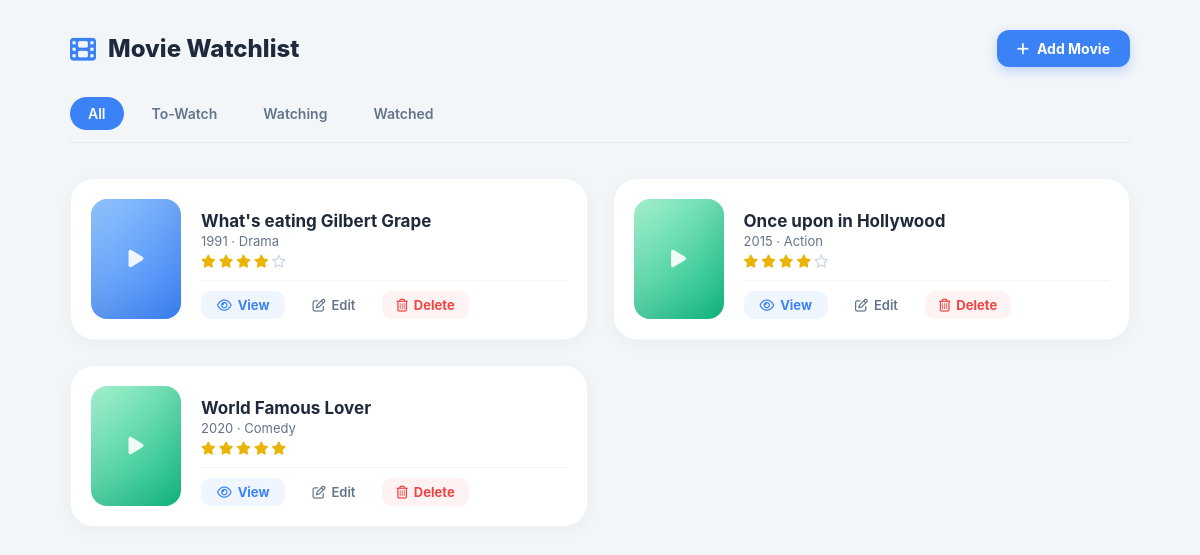
Before: /movies with the older database file.
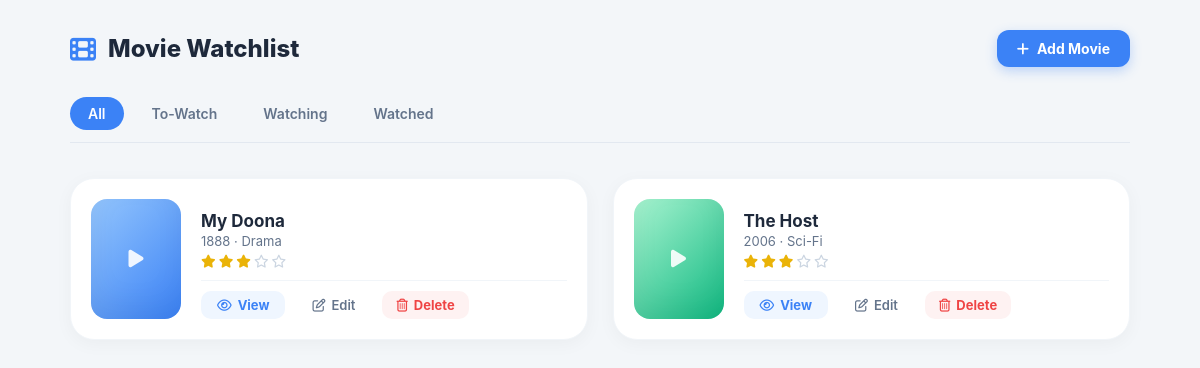
After: the same page with the newer database file.
### tables this page shows
CREATE TABLE movies (
            id INTEGER PRIMARY KEY AUTOINCREMENT,
            title TEXT NOT NULL,
            genre TEXT,
            release_year INTEGER,
            rating INTEGER,
            status TEXT NOT NULL,
            notes TEXT
        );

### endpoint/movies.py (the view)
@movies_bp.route('/movies', methods=['GET', 'POST'])
def index():
    movies = get_all_movies_service()
    return render_template('index.html', movies=movies)

### business_logic/movie_service.py (called while the page is built)
def get_all_movies_service():
    conn = get_db_connection()
    rows = conn.execute('SELECT * FROM movies').fetchall()
    conn.close()
    return [Movie.from_row(row) for row in rows]

### data_access/movie_repository.py (called while the page is built)
def get_db_connection():
    conn = sqlite3.connect(DATABASE)
    conn.row_factory = sqlite3.Row
    return conn

### models/movie.py (called while the page is built)
    def get_stars_display(self):
        if not self.rating:
            return "No Rating"
        return ""

    @classmethod
    def from_row(cls, row):
        if not row:
            return None
        data = dict(row)
        return cls(
            id=data.get('id'),
            title=data.get('title'),
            genre=data.get('genre'),
            release_year=data.get('release_year'),
            rating=data.get('rating'),
            status=data.get('status'),
            notes=data.get('notes')
        )

### templates/index.html (shortened to what this page needs)
<!DOCTYPE html>
<html lang="en">
<head>
    <link rel="stylesheet" href="https://cdnjs.cloudflare.com/ajax/libs/font-awesome/6.4.0/css/all.min.css">
    <link rel="stylesheet" href="{{ url_for('static', filename='css/style.css') }}">
</head>
<body class="bg-gray-light">
    <div class="container">
        <header class="watchlist-header">
            <div class="logo-area">
                <i class="fa-solid fa-film logo-icon"></i>
                <h1 class="main-title">Movie Watchlist</h1>
            </div>
            <a href="{{ url_for('movies.create') }}" class="add-movie-btn">
                <i class="fa-solid fa-plus"></i> Add Movie
            </a>
        </header>
        <div class="filter-tabs">
            <button class="tab-btn active" data-filter="all">All</button>
            <button class="tab-btn" data-filter="to-watch">To-Watch</button>
            <button class="tab-btn" data-filter="watching">Watching</button>
            <button class="tab-btn" data-filter="watched">Watched</button>
        </div>
        <div class="movies-grid">
            {% if movies %}
                {% for movie in movies %}
                    <div class="movie-item-card" data-status="{{ movie.status | lower }}">
                        <div class="movie-poster-placeholder status-{{ movie.status | lower }}">
                            <i class="fa-solid fa-play play-icon"></i>
                        </div>
                        <div class="movie-card-details">
                            <h2 class="movie-item-title">{{ movie.title }}</h2>
                            <p class="movie-item-meta">{{ movie.release_year }} · {{ movie.genre }}</p>
                            <div class="movie-item-stars">
                                {% for i in range(1, 6) %}
                                    {% if i <= movie.rating %}
                                        <i class="fa-solid fa-star gold-star"></i>
                                    {% else %}
                                        <i class="fa-regular fa-star gray-star"></i>
                                    {% endif %}
                                {% endfor %}
                            </div>
                            <div class="card-action-links">
                                <a href="{{ url_for('movies.view_movie', movie_id=movie.id) }}" class="btn-action-view">
                                    <i class="fa-regular fa-eye"></i> View
                                </a>
                                <a href="#" class="btn-action-edit">
                                    <i class="fa-regular fa-pen-to-square"></i> Edit
                                </a>
                                <form action="{{ url_for('movies.delete', movie_id=movie.id) }}" method="POST" class="delete-form" onsubmit="return confirm('Are you sure want to delete this movie.');">
                                    <button type="submit" class="btn-action-delete">
                                        <i class="fa-regular fa-trash-can"></i> Delete
                                    </button>
                                </form>
                            </div>
                        </div>
                    </div>
                {% endfor %}
            {% else %}
                <div class="empty-watchlist">
                    <i class="fa-regular fa-folder-open empty-icon"></i>
                    <p class="empty-text">No movie found. Create a new movie.</p>
                </div>
            {% endif %}
        </div>
    </div>
</body>
</html>

### static/css/style.css (style rules this page uses)
body { background-color: #f3f6f9; margin: 0; font-family: 'Inter', system-ui, -apple-system, sans-serif; color: #1e293b; }
* { margin: 0; padding: 0; box-sizing: border-box; font-family: -apple-system, BlinkMacSystemFont, "Segoe UI", Roboto, "Helvetica Neue", Arial, sans-serif; }
* { margin: 0; padding: 0; box-sizing: border-box; font-family: -apple-system, BlinkMacSystemFont, "Segoe UI", Roboto, Helvetica, Arial, sans-serif; }
body.bg-gray-light { background-color: #f3f6f9; color: #333333; min-height: 100vh; }
.container { width: 100%; max-width: 1100px; margin: 0 auto; padding: 30px 20px; }
.watchlist-header { display: flex; justify-content: space-between; align-items: center; margin-bottom: 30px; }
.logo-area { display: flex; align-items: center; gap: 12px; }
.logo-icon { font-size: 26px; color: #3b82f6; }
.main-title { font-size: 24px; font-weight: 800; color: #1e293b; }
.add-movie-btn { background-color: #3b82f6; color: #ffffff; padding: 10px 20px; border-radius: 12px; display: inline-flex; align-items: center; gap: 8px; text-decoration: none; font-size: 14px; font-weight: 700; box-shadow: 0 4px 12px rgba(59, 130, 246, 0.3); transition: all 0.2s ease; }
.filter-tabs { display: flex; gap: 10px; margin-bottom: 35px; border-bottom: 1px solid #e2e8f0; padding-bottom: 12px; }
.tab-btn { background: none; border: none; padding: 8px 18px; font-size: 14px; font-weight: 600; color: #64748b; cursor: pointer; border-radius: 20px; transition: all 0.2s ease; }
.tab-btn.active { background-color: #3b82f6; color: #ffffff; }
.movies-grid { display: grid; grid-template-columns: repeat(auto-fill, minmax(480px, 1fr)); gap: 25px; }
.movie-item-card { background-color: #ffffff; border-radius: 24px; padding: 20px; display: flex; gap: 20px; box-shadow: 0 4px 18px rgba(0, 0, 0, 0.04); border: 1px solid #f1f5f9; transition: transform 0.2s ease, box-shadow 0.2s ease; }
.movie-poster-placeholder { width: 90px; height: 120px; border-radius: 16px; display: flex; justify-content: center; align-items: center; position: relative; box-shadow: inset 0 -15px 30px rgba(0, 0, 0, 0.05); }
.play-icon { font-size: 20px; color: rgba(255, 255, 255, 0.9); }
.status-to-watch { background: linear-gradient(135deg, #93c5fd, #3b82f6); }
.status-watched { background: linear-gradient(135deg, #a7f3d0, #10b981); }
.movie-card-details { flex: 1; display: flex; flex-direction: column; justify-content: space-between; }
.movie-item-title { font-size: 17px; font-weight: 700; color: #1e293b; margin-bottom: 2px; }
.movie-item-meta { font-size: 13px; color: #64748b; margin-bottom: 6px; }
.movie-item-stars { display: flex; gap: 3px; margin-bottom: 12px; }
.gold-star { color: #eab308; font-size: 13px; }
.gray-star { color: #cbd5e1; font-size: 13px; }
.card-action-links { display: flex; gap: 15px; border-top: 1px solid #f1f5f9; padding-top: 10px; }
.btn-action-view { color: #3b82f6; background-color: #eff6ff; text-decoration: none; font-size: 13px; font-weight: 700; padding: 6px 16px; border-radius: 10px; display: inline-flex; align-items: center; gap: 6px; transition: all 0.2s ease; }
.btn-action-edit { color: #64748b; text-decoration: none; font-size: 13px; font-weight: 600; padding: 6px 12px; display: inline-flex; align-items: center; gap: 6px; transition: color 0.2s ease; }
.delete-form { margin: 0; padding: 0; display: inline-flex; }
.btn-action-delete { background-color: #fef2f2; color: #ef4444; border: none; cursor: pointer; font-size: 13px; font-weight: 700; padding: 6px 14px; border-radius: 10px; display: inline-flex; align-items: center; gap: 6px; transition: all 0.2s ease; }

Changed rows visible on the page:
removed movies: title "What's eating Gilbert Grape", release_year "1991", genre "Drama", rating 4 (drawn), status "To-Watch" (drawn)
removed movies: title "Once upon in Hollywood", release_year "2015", genre "Action", rating 4 (drawn)
removed movies: title "World Famous Lover", release_year "2020", genre "Comedy", rating 5 (drawn)
added movies: title "My Doona", release_year "1888", genre "Drama", rating 3 (drawn), status "To-Watch" (drawn)
added movies: title "The Host", release_year "2006", genre "Sci-Fi", rating 3 (drawn)
